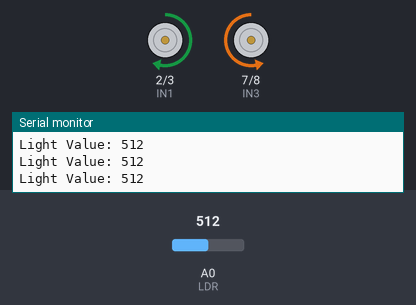
A sketch run on a simulated Arduino Uno, built with avr-gcc and run on an emulated ATmega328P. Shown: motor-driver pin pairs drawn as motors (green arrow = first pin HIGH = forward, orange = second pin HIGH = backward, longer = more drive, scaled by the enable pin), the last lines printed to the serial monitor. Inputs (shaded band) come from the test bench; at power-on: A0 (LDR) = 512.

Above: at 1.2 s.
1.3 s: A0 (LDR) set to 311
2.8 s: A0 (LDR) set to 284
At 3.7 s:
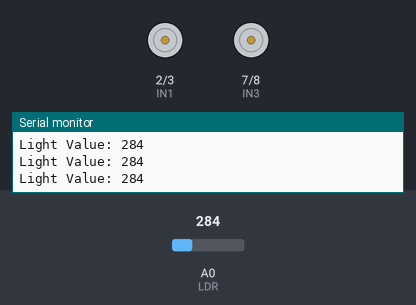
4.3 s: A0 (LDR) set to 306
At 5.0 s:
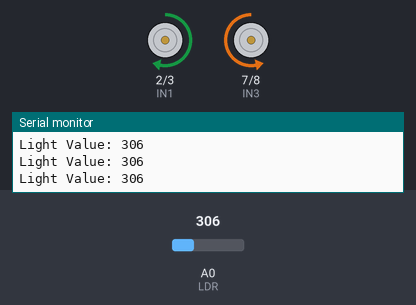
5.8 s: A0 (LDR) set to 290
At 6.4 s:
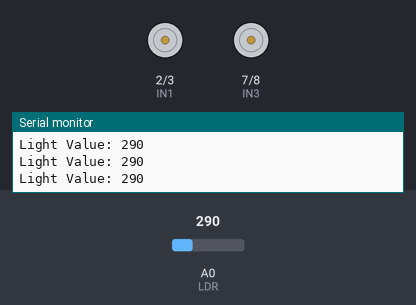
Timing chart, 0 to 8.3 s (numbered marks = the images above; inputs shaded):
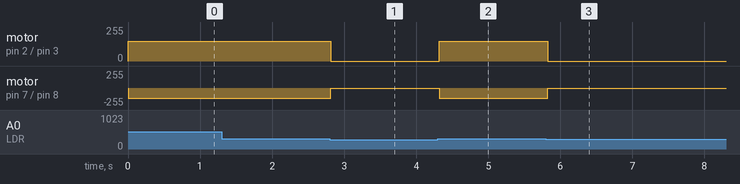

The sketch:

light_following_robot.ino
```cpp
// Motor A
#define ENA 5
#define IN1 2
#define IN2 3

// Motor B
#define ENB 6
#define IN3 7
#define IN4 8

// LDR
#define LDR A0

int speedMotor = 150;

void setup() {

  pinMode(ENA, OUTPUT);
  pinMode(ENB, OUTPUT);

  pinMode(IN1, OUTPUT);
  pinMode(IN2, OUTPUT);

  pinMode(IN3, OUTPUT);
  pinMode(IN4, OUTPUT);

  Serial.begin(9600);
}

void loop() {

  int lightValue = analogRead(LDR);

  Serial.print("Light Value: ");
  Serial.println(lightValue);

  // Change threshold if needed
  if(lightValue > 300) {
    forward();
  }
  else {
    stopRobot();
  }

  delay(100);
}

// Forward
void forward() {

  analogWrite(ENA, speedMotor);
  analogWrite(ENB, speedMotor);

  digitalWrite(IN1, HIGH);
  digitalWrite(IN2, LOW);

  digitalWrite(IN3, LOW);
  digitalWrite(IN4, HIGH);
}

// Stop
void stopRobot() {

  analogWrite(ENA, 0);
  analogWrite(ENB, 0);

  digitalWrite(IN1, LOW);
  digitalWrite(IN2, LOW);

  digitalWrite(IN3, LOW);
  digitalWrite(IN4, LOW);
}
```

Measured:
- the behaviour switches between 301 and 300 on A0 (LDR) (found by bisection; images 0 and 1)
- after the input at 2.8 s, motor on pin 2 (IN1) / pin 3 (IN2): forward 150/255 → stopped at once; motor on pin 7 (IN3) / pin 8 (IN4): backward 150/255 → stopped at once
- after the input at 4.3 s, motor on pin 2 (IN1) / pin 3 (IN2): stopped → forward 150/255 at once; motor on pin 7 (IN3) / pin 8 (IN4): stopped → backward 150/255 at once
- after the input at 5.8 s, motor on pin 2 (IN1) / pin 3 (IN2): forward 150/255 → stopped at once; motor on pin 7 (IN3) / pin 8 (IN4): backward 150/255 → stopped at once
